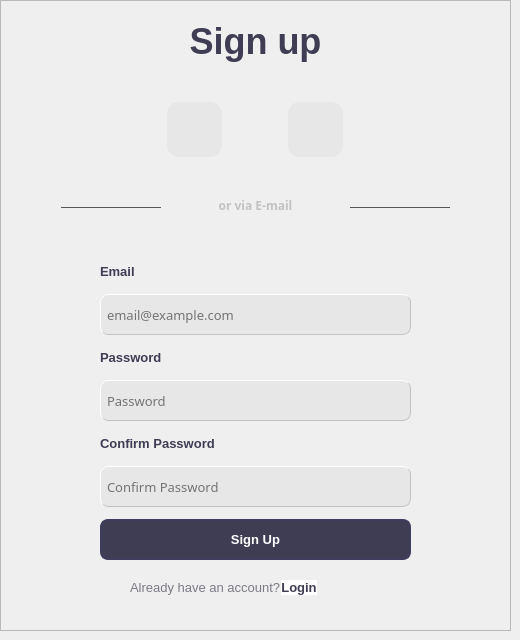
     <widget class="QWidget" name="SignupPage">
      <widget class="QFrame" name="signupMainFrame">
       <property name="geometry">
        <rect>
         <x>0</x>
         <y>0</y>
         <width>511</width>
         <height>631</height>
        </rect>
       </property>
       <property name="sizePolicy">
        <sizepolicy hsizetype="Fixed" vsizetype="Fixed">
         <horstretch>0</horstretch>
         <verstretch>0</verstretch>
        </sizepolicy>
       </property>
       <property name="layoutDirection">
        <enum>Qt::LeftToRight</enum>
       </property>
       <property name="styleSheet">
        <string notr="true"/>
       </property>
       <property name="frameShape">
        <enum>QFrame::StyledPanel</enum>
       </property>
       <property name="frameShadow">
        <enum>QFrame::Raised</enum>
       </property>
       <layout class="QVBoxLayout" name="VLayoutSignup">
        <property name="spacing">
         <number>0</number>
        </property>
        <property name="sizeConstraint">
         <enum>QLayout::SetDefaultConstraint</enum>
        </property>
        <property name="leftMargin">
         <number>0</number>
        </property>
        <property name="topMargin">
         <number>20</number>
        </property>
        <property name="rightMargin">
         <number>0</number>
        </property>
        <property name="bottomMargin">
         <number>0</number>
        </property>
        <item>
         <widget class="QLabel" name="lblSignup">
          <property name="sizePolicy">
           <sizepolicy hsizetype="Expanding" vsizetype="Fixed">
            <horstretch>0</horstretch>
            <verstretch>0</verstretch>
           </sizepolicy>
          </property>
          <property name="font">
           <font>
            <family>Segoe UI</family>
            <pointsize>27</pointsize>
            <weight>75</weight>
            <bold>true</bold>
           </font>
          </property>
          <property name="styleSheet">
           <string notr="true">QLabel{
color:rgb(63, 61, 84);
margin-left: 50%;
margin-right: 50%;

}</string>
          </property>
          <property name="text">
           <string>Sign up</string>
          </property>
          <property name="alignment">
           <set>Qt::AlignCenter</set>
          </property>
         </widget>
        </item>
        <item>
         <layout class="QVBoxLayout" name="verticalLayout_6">
          <property name="spacing">
           <number>0</number>
          </property>
          <item>
           <layout class="QHBoxLayout" name="horizontalLayout_7">
            <property name="spacing">
             <number>0</number>
            </property>
            <property name="sizeConstraint">
             <enum>QLayout::SetFixedSize</enum>
            </property>
            <property name="leftMargin">
             <number>100</number>
            </property>
            <property name="topMargin">
             <number>40</number>
            </property>
            <property name="rightMargin">
             <number>100</number>
            </property>
            <property name="bottomMargin">
             <number>20</number>
            </property>
            <item>
             <widget class="QPushButton" name="btnFacebookSignup">
              <property name="sizePolicy">
               <sizepolicy hsizetype="Fixed" vsizetype="Fixed">
                <horstretch>0</horstretch>
                <verstretch>0</verstretch>
               </sizepolicy>
              </property>
              <property name="minimumSize">
               <size>
                <width>55</width>
                <height>55</height>
               </size>
              </property>
              <property name="cursor">
               <cursorShape>PointingHandCursor</cursorShape>
              </property>
              <property name="autoFillBackground">
               <bool>false</bool>
              </property>
              <property name="styleSheet">
               <string notr="true">QPushButton{
color: #333;
border: 0px solid  rgb(231, 231, 231);
background-color: rgb(231, 231, 231);
border-radius: 12px;
color:rgb(240, 240, 240)
}
QPushButton:pressed{
background-color: rgb(240, 240, 240);
border-color: rgb(240, 240, 240);
}</string>
              </property>
              <property name="text">
               <string/>
              </property>
              <property name="icon">
               <iconset>
                <normaloff>Icons/icons8-facebook-circled-48.png</normaloff>Icons/icons8-facebook-circled-48.png</iconset>
              </property>
              <property name="iconSize">
               <size>
                <width>32</width>
                <height>32</height>
               </size>
              </property>
             </widget>
            </item>
            <item>
             <widget class="QPushButton" name="btnGoogleSignup">
              <property name="sizePolicy">
               <sizepolicy hsizetype="Fixed" vsizetype="Fixed">
                <horstretch>0</horstretch>
                <verstretch>0</verstretch>
               </sizepolicy>
              </property>
              <property name="minimumSize">
               <size>
                <width>55</width>
                <height>55</height>
               </size>
              </property>
              <property name="cursor">
               <cursorShape>PointingHandCursor</cursorShape>
              </property>
              <property name="autoFillBackground">
               <bool>false</bool>
              </property>
              <property name="styleSheet">
               <string notr="true">QPushButton{
color: #333;
border: 0px solid  rgb(231, 231, 231);
background-color: rgb(231, 231, 231);
border-radius: 12px;
color:rgb(240, 240, 240)
}
QPushButton:pressed{
background-color: rgb(240, 240, 240);
border-color: rgb(240, 240, 240);
}</string>
              </property>
              <property name="text">
               <string/>
              </property>
              <property name="icon">
               <iconset>
                <normaloff>Icons/icons8-google-48.png</normaloff>Icons/icons8-google-48.png</iconset>
              </property>
              <property name="iconSize">
               <size>
                <width>32</width>
                <height>32</height>
               </size>
              </property>
             </widget>
            </item>
           </layout>
          </item>
          <item>
           <layout class="QHBoxLayout" name="horizontalLayout_8">
            <property name="spacing">
             <number>12</number>
            </property>
            <property name="sizeConstraint">
             <enum>QLayout::SetFixedSize</enum>
            </property>
            <property name="leftMargin">
             <number>0</number>
            </property>
            <property name="topMargin">
             <number>20</number>
            </property>
            <property name="rightMargin">
             <number>0</number>
            </property>
            <property name="bottomMargin">
             <number>0</number>
            </property>
            <item>
             <spacer name="horizontalSpacer">
              <property name="orientation">
               <enum>Qt::Horizontal</enum>
              </property>
              <property name="sizeType">
               <enum>QSizePolicy::Fixed</enum>
              </property>
              <property name="sizeHint" stdset="0">
               <size>
                <width>60</width>
                <height>20</height>
               </size>
              </property>
             </spacer>
            </item>
            <item>
             <widget class="QFrame" name="dividerFrame_signup_2">
              <property name="sizePolicy">
               <sizepolicy hsizetype="Minimum" vsizetype="Fixed">
                <horstretch>0</horstretch>
                <verstretch>0</verstretch>
               </sizepolicy>
              </property>
              <property name="minimumSize">
               <size>
                <width>100</width>
                <height>1</height>
               </size>
              </property>
              <property name="maximumSize">
               <size>
                <width>100</width>
                <height>1</height>
               </size>
              </property>
              <property name="styleSheet">
               <string notr="true">background-color: rgb(112, 112, 112);</string>
              </property>
              <property name="frameShape">
               <enum>QFrame::StyledPanel</enum>
              </property>
              <property name="frameShadow">
               <enum>QFrame::Plain</enum>
              </property>
             </widget>
            </item>
            <item>
             <widget class="QLabel" name="lblorviaEmail">
              <property name="sizePolicy">
               <sizepolicy hsizetype="Expanding" vsizetype="Fixed">
                <horstretch>0</horstretch>
                <verstretch>0</verstretch>
               </sizepolicy>
              </property>
              <property name="font">
               <font>
                <family>Segoe UI Semibold</family>
                <pointsize>9</pointsize>
                <weight>75</weight>
                <bold>true</bold>
               </font>
              </property>
              <property name="styleSheet">
               <string notr="true">color: rgb(194, 194, 194);
padding-bottom: 4px;
font-weight: 600;</string>
              </property>
              <property name="text">
               <string>or via E-mail</string>
              </property>
              <property name="alignment">
               <set>Qt::AlignCenter</set>
              </property>
             </widget>
            </item>
            <item>
             <widget class="QFrame" name="dividerFrame_signup_1">
              <property name="sizePolicy">
               <sizepolicy hsizetype="Fixed" vsizetype="Fixed">
                <horstretch>0</horstretch>
                <verstretch>0</verstretch>
               </sizepolicy>
              </property>
              <property name="minimumSize">
               <size>
                <width>100</width>
                <height>1</height>
               </size>
              </property>
              <property name="maximumSize">
               <size>
                <width>100</width>
                <height>1</height>
               </size>
              </property>
              <property name="styleSheet">
               <string notr="true">background-color: rgb(112, 112, 112);</string>
              </property>
              <property name="frameShape">
               <enum>QFrame::StyledPanel</enum>
              </property>
              <property name="frameShadow">
               <enum>QFrame::Plain</enum>
              </property>
             </widget>
            </item>
            <item>
             <spacer name="horizontalSpacer_2">
              <property name="orientation">
               <enum>Qt::Horizontal</enum>
              </property>
              <property name="sizeType">
               <enum>QSizePolicy::Fixed</enum>
              </property>
              <property name="sizeHint" stdset="0">
               <size>
                <width>60</width>
                <height>20</height>
               </size>
              </property>
             </spacer>
            </item>
           </layout>
          </item>
          <item>
           <widget class="QLabel" name="lblError_signup">
            <property name="sizePolicy">
             <sizepolicy hsizetype="Expanding" vsizetype="Fixed">
              <horstretch>0</horstretch>
              <verstretch>0</verstretch>
             </sizepolicy>
            </property>
            <property name="font">
             <font>
              <family>Segoe UI</family>
              <pointsize>10</pointsize>
              <weight>75</weight>
              <bold>true</bold>
             </font>
            </property>
            <property name="styleSheet">
             <string notr="true">QLabel{
color: rgb(250,0,0);
line-spacing: 2px;
}</string>
            </property>
            <property name="text">
             <string/>
            </property>
           </widget>
          </item>
          <item>
           <layout class="QFormLayout" name="formLayout">
            <property name="sizeConstraint">
             <enum>QLayout::SetDefaultConstraint</enum>
            </property>
            <property name="fieldGrowthPolicy">
             <enum>QFormLayout::ExpandingFieldsGrow</enum>
            </property>
            <property name="rowWrapPolicy">
             <enum>QFormLayout::DontWrapRows</enum>
            </property>
            <property name="labelAlignment">
             <set>Qt::AlignJustify|Qt::AlignVCenter</set>
            </property>
            <property name="formAlignment">
             <set>Qt::AlignCenter</set>
            </property>
            <property name="horizontalSpacing">
             <number>0</number>
            </property>
            <property name="verticalSpacing">
             <number>12</number>
            </property>
            <property name="leftMargin">
             <number>12</number>
            </property>
            <property name="rightMargin">
             <number>12</number>
            </property>
            <item row="0" column="0">
             <widget class="QLabel" name="lblEmail_signup">
              <property name="sizePolicy">
               <sizepolicy hsizetype="Fixed" vsizetype="Fixed">
                <horstretch>0</horstretch>
                <verstretch>0</verstretch>
               </sizepolicy>
              </property>
              <property name="minimumSize">
               <size>
                <width>51</width>
                <height>21</height>
               </size>
              </property>
              <property name="font">
               <font>
                <family>Segoe UI</family>
                <pointsize>10</pointsize>
                <weight>75</weight>
                <bold>true</bold>
               </font>
              </property>
              <property name="styleSheet">
               <string notr="true">color: rgb(63, 61, 85);</string>
              </property>
              <property name="text">
               <string>Email</string>
              </property>
             </widget>
            </item>
            <item row="1" column="0">
             <widget class="QLineEdit" name="txtEmail_signup">
              <property name="minimumSize">
               <size>
                <width>311</width>
                <height>41</height>
               </size>
              </property>
              <property name="font">
               <font>
                <family>Sitka Small</family>
                <pointsize>10</pointsize>
               </font>
              </property>
              <property name="styleSheet">
               <string notr="true">border-style: outset;
background-color: rgb(231, 231, 231);
border-width: 1px;
border-radius: 8px;
border-color: rgb(194,194,194);
padding: 4px;</string>
              </property>
              <property name="text">
               <string/>
              </property>
              <property name="placeholderText">
               <string>email@example.com</string>
              </property>
             </widget>
            </item>
            <item row="2" column="0">
             <widget class="QLabel" name="lblPassword_signup">
              <property name="minimumSize">
               <size>
                <width>51</width>
                <height>21</height>
               </size>
              </property>
              <property name="font">
               <font>
                <family>Segoe UI</family>
                <pointsize>10</pointsize>
                <weight>75</weight>
                <bold>true</bold>
               </font>
              </property>
              <property name="styleSheet">
               <string notr="true">color: rgb(63, 61, 85);</string>
              </property>
              <property name="text">
               <string>Password</string>
              </property>
             </widget>
            </item>
            <item row="3" column="0">
             <widget class="QLineEdit" name="txtPassword_signup">
              <property name="minimumSize">
               <size>
                <width>311</width>
                <height>41</height>
               </size>
              </property>
              <property name="font">
               <font>
                <family>Sitka Small</family>
                <pointsize>10</pointsize>
               </font>
              </property>
              <property name="styleSheet">
               <string notr="true">border-style: outset;
border-width: 1px;
background-color: rgb(231, 231, 231);
border-radius: 8px;
border-color: rgb(194,194,194);
padding: 4px;</string>
              </property>
              <property name="text">
               <string/>
              </property>
              <property name="placeholderText">
               <string>Password</string>
              </property>
             </widget>
            </item>
            <item row="4" column="0">
             <widget class="QLabel" name="lblConfirmPassword">
              <property name="minimumSize">
               <size>
                <width>51</width>
                <height>21</height>
               </size>
              </property>
              <property name="font">
               <font>
                <family>Segoe UI</family>
                <pointsize>10</pointsize>
                <weight>75</weight>
                <bold>true</bold>
               </font>
              </property>
              <property name="styleSheet">
               <string notr="true">color: rgb(63, 61, 85);</string>
              </property>
              <property name="text">
               <string>Confirm Password</string>
              </property>
             </widget>
            </item>
            <item row="5" column="0">
             <widget class="QLineEdit" name="txtConfirmPassword_signup">
              <property name="minimumSize">
               <size>
                <width>311</width>
                <height>41</height>
               </size>
              </property>
              <property name="font">
               <font>
                <family>Sitka Small</family>
                <pointsize>10</pointsize>
               </font>
              </property>
              <property name="styleSheet">
               <string notr="true">border-style: outset;
border-width: 1px;
background-color: rgb(231, 231, 231);
border-radius: 8px;
border-color: rgb(194,194,194);
padding: 4px;</string>
              </property>
              <property name="text">
               <string/>
              </property>
              <property name="placeholderText">
               <string>Confirm Password</string>
              </property>
             </widget>
            </item>
            <item row="6" column="0">
             <widget class="QPushButton" name="btnSignup">
              <property name="minimumSize">
               <size>
                <width>311</width>
                <height>41</height>
               </size>
              </property>
              <property name="font">
               <font>
                <family>Segoe UI</family>
                <pointsize>10</pointsize>
                <weight>75</weight>
                <bold>true</bold>
               </font>
              </property>
              <property name="cursor">
               <cursorShape>PointingHandCursor</cursorShape>
              </property>
              <property name="styleSheet">
               <string notr="true">QPushButton{
color: rgb(255, 255, 255);
background-color: rgb(63, 61, 84);
border: 2px solid  rgb(63, 61, 94);
border-radius: 8px;
padding: 4px;
box-shadow: 0 2px 2px 0 rgba(0, 0, 0, 0.16), 0 0 0 1px rgba(0, 0, 0, 0.08);
}
QPushButton:pressed{
	background-color: rgb(103, 100, 138);
}</string>
              </property>
              <property name="text">
               <string>Sign Up</string>
              </property>
             </widget>
            </item>
            <item row="7" column="0">
             <layout class="QHBoxLayout" name="horizontalLayout_9">
              <property name="leftMargin">
               <number>30</number>
              </property>
              <item>
               <widget class="QLabel" name="lblHaveanAccount">
                <property name="sizePolicy">
                 <sizepolicy hsizetype="Preferred" vsizetype="Minimum">
                  <horstretch>0</horstretch>
                  <verstretch>0</verstretch>
                 </sizepolicy>
                </property>
                <property name="minimumSize">
                 <size>
                  <width>110</width>
                  <height>31</height>
                 </size>
                </property>
                <property name="font">
                 <font>
                  <family>Segoe UI</family>
                  <pointsize>10</pointsize>
                  <weight>50</weight>
                  <bold>false</bold>
                 </font>
                </property>
                <property name="styleSheet">
                 <string notr="true">color: rgb(124, 122, 133);</string>
                </property>
                <property name="text">
                 <string>Already have an account?</string>
                </property>
               </widget>
              </item>
              <item>
               <widget class="QPushButton" name="btnLoginPage">
                <property name="font">
                 <font>
                  <family>Segoe UI</family>
                  <pointsize>10</pointsize>
                  <weight>75</weight>
                  <bold>true</bold>
                 </font>
                </property>
                <property name="cursor">
                 <cursorShape>PointingHandCursor</cursorShape>
                </property>
                <property name="styleSheet">
                 <string notr="true">QPushButton{
color: rgb(63, 61, 84);
border: 0px;
background-color: rgb(255, 255, 255);
}
QPushButton:pressed{
	color: rgb(103, 100, 138);
}</string>
                </property>
                <property name="text">
                 <string>Login</string>
                </property>
                <property name="checkable">
                 <bool>false</bool>
                </property>
                <property name="autoExclusive">
                 <bool>false</bool>
                </property>
                <property name="default">
                 <bool>false</bool>
                </property>
               </widget>
              </item>
             </layout>
            </item>
           </layout>
          </item>
         </layout>
        </item>
       </layout>
      </widget>
     </widget>
